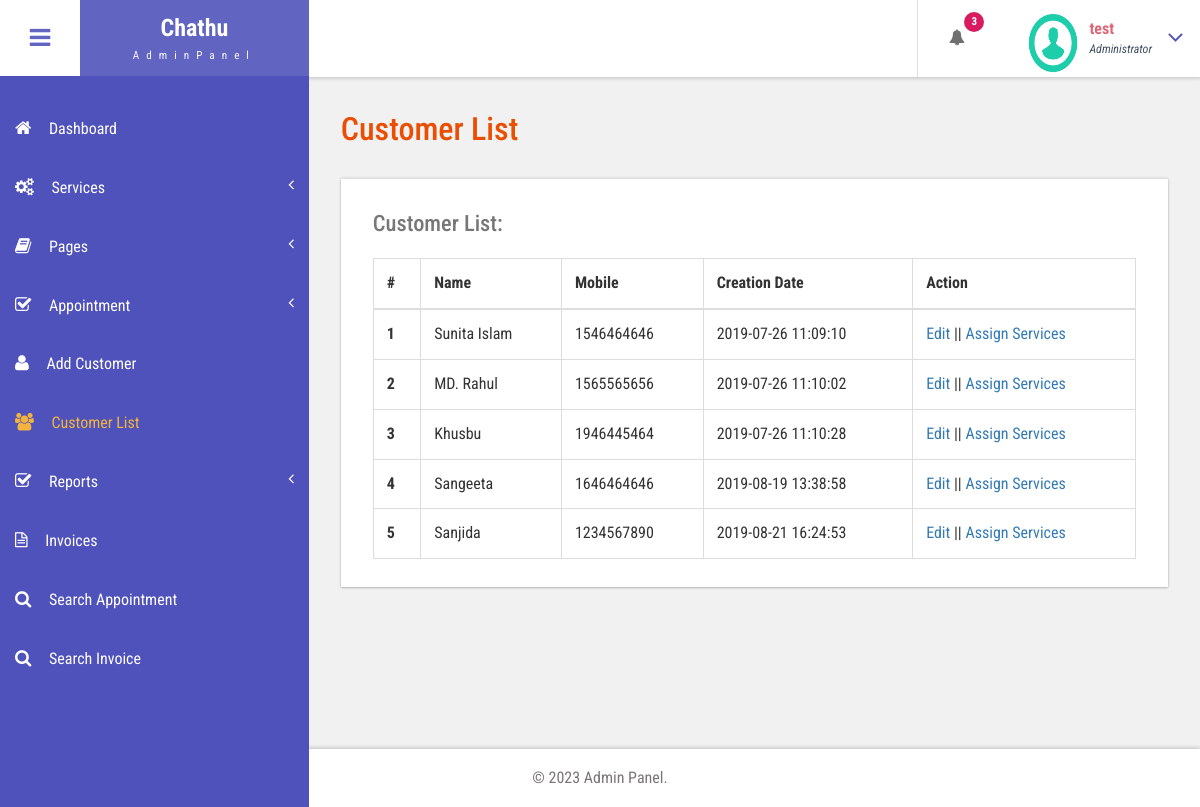
The app's page /admin/customer-list.php (signed in) with its own data.
### tables this page shows
CREATE TABLE `tblcustomers` (
  `ID` int(10) NOT NULL,
  `Name` varchar(120) DEFAULT NULL,
  `Email` varchar(200) DEFAULT NULL,
  `MobileNumber` bigint(11) DEFAULT NULL,
  `Gender` enum('Female','Male','Transgender') DEFAULT NULL,
  `Details` mediumtext,
  `CreationDate` timestamp NULL DEFAULT CURRENT_TIMESTAMP,
  `UpdationDate` timestamp NULL DEFAULT NULL ON UPDATE CURRENT_TIMESTAMP
);

### admin/customer-list.php (the view, shortened to what this page needs)
<?php
include('includes/dbconnection.php');
if (strlen($_SESSION['bpmsaid']==0)) {
  header('location:logout.php');
  } else{
  ?>
<!DOCTYPE HTML>
<html>
<head>
<link href="css/bootstrap.css" rel='stylesheet' type='text/css' />
<link href="css/style.css" rel='stylesheet' type='text/css' />
<link href="css/font-awesome.css" rel="stylesheet">
<link href="css/animate.css" rel="stylesheet" type="text/css" media="all">
<link href="css/custom.css" rel="stylesheet">
</head>
<body class="cbp-spmenu-push">
	<div class="main-content">
		 <?php include_once('includes/sidebar.php');?>
		 <?php include_once('includes/header.php');?>
		<div id="page-wrapper">
			<div class="main-page">
				<div class="tables">
					<h3 class="title1">Customer List</h3>
					<div class="table-responsive bs-example widget-shadow">
						<h4>Customer List:</h4>
						<table class="table table-bordered"> <thead> <tr> <th>#</th> <th>Name</th> <th>Mobile</th> <th>Creation Date</th><th>Action</th> </tr> </thead> <tbody>
<?php
$ret=mysqli_query($con,"select *from  tblcustomers");
$cnt=1;
while ($row=mysqli_fetch_array($ret)) {
?>
						 <tr> <th scope="row"><?php echo $cnt;?></th> <td><?php  echo $row['Name'];?></td> <td><?php  echo $row['MobileNumber'];?></td><td><?php  echo $row['CreationDate'];?></td> <td><a href="edit-customer-detailed.php?editid=<?php echo $row['ID'];?>">Edit</a>  ||  <a href="add-customer-services.php?addid=<?php echo $row['ID'];?>">Assign Services</a></td> </tr>   <?php
$cnt=$cnt+1;
}?></tbody> </table>
					</div>
				</div>
			</div>
		</div>
		 <?php include_once('includes/footer.php');?>
	</div>
</body>
</html>
<?php }  ?>

### admin/includes/header.php (shortened to what this page needs)
<div class="sticky-header header-section ">
      <div class="header-left">
        <button id="showLeftPush"><i class="fa fa-bars"></i></button>
        <div class="logo">
          <a href="index.html">
            <h1>Chathu</h1>
            <span>AdminPanel</span>
          </a>
        </div>
      </div>
      <div class="header-right">
        <div class="profile_details_left">
          <ul class="nofitications-dropdown">
            <?php
$ret1=mysqli_query($con,"select ID,Name from  tblappointment where Status=''");
$num=mysqli_num_rows($ret1);
?>
            <li class="dropdown head-dpdn">
              <a href="#" class="dropdown-toggle" data-toggle="dropdown" aria-expanded="false"><i class="fa fa-bell"></i><span class="badge blue"><?php echo $num;?></span></a>
            </li>
          </ul>
          <div class="clearfix"> </div>
        </div>
        <div class="profile_details">
        <?php
$adid=$_SESSION['bpmsaid'];
$ret=mysqli_query($con,"select AdminName from tbladmin where ID='$adid'");
$row=mysqli_fetch_array($ret);
$name=$row['AdminName'];
?>
          <ul>
            <li class="dropdown profile_details_drop">
              <a href="#" class="dropdown-toggle" data-toggle="dropdown" aria-expanded="false">
                <div class="profile_img">
                  <span class="prfil-img"><img src="images/download (1).png" alt="" width="50" height="60"> </span>
                  <div class="user-name">
                    <p><?php echo $name; ?></p>
                    <span>Administrator</span>
                  </div>
                  <i class="fa fa-angle-down lnr"></i>
                  <div class="clearfix"></div>
                </div>
              </a>
            </li>
          </ul>
        </div>
      </div>
      <div class="clearfix"> </div>
    </div>

### admin/css/style.css (style rules this page uses)
h4, h5, h6, h1, h2, h3 { margin: 0; }
ul, ol { margin: 0; }
p { margin: 0; }
html, body { font-family: 'Roboto Condensed', sans-serif; font-size: 100%; overflow-x: hidden; background: #fff; }
body a { transition: 0.5s all ease; -webkit-transition: 0.5s all ease; -moz-transition: 0.5s all ease; -o-transition: 0.5s all ease; -ms-transition: 0.5s all ease; text-decoration:none; }
h1,h2,h3,h4,h5,h6 { margin:0; }
p { margin:0; }
ul,label { margin:0; padding:0; }
.main-content { position: relative; }
.sticky-header { position: fixed; top: 0; left:0px; width: 100%; z-index: 100; }
.header-section { background:#FFF; box-shadow: 1px 1px 4px rgba(0, 0, 0, 0.21); -webkit-box-shadow: 1px 1px 4px rgba(0, 0, 0, 0.21); -moz-box-shadow: 1px 1px 4px rgba(0, 0, 0, 0.21); -o-box-shadow: 1px 1px 4px rgba(0, 0, 0, 0.21); }
.header-section::after { clear: both; display: block; content: ''; }
.header-left { float: left; width: 45%; }
.header-right { float: right; }
button#showLeftPush { font-size: 1.5em; width: 80px; padding: 0.87em 0; text-align: center; cursor: pointer; float: left; color: #6F6F6F; -moz-transition: all 0.2s ease-out 0s; -webkit-transition: all 0.2s ease-out 0s; transition: all 0.2s ease-out 0s; border: none; background-color: #fff; outline:none; }
.cbp-spmenu-push { overflow-x: hidden; position: relative; }
.cbp-spmenu, .cbp-spmenu-push { -webkit-transition: all 0.3s ease; -moz-transition: all 0.3s ease; transition: all 0.3s ease; }
.cbp-spmenu-push div#page-wrapper { margin: 0 0 0 19.3em; transition:.5s all; -webkit-transition:.5s all; -moz-transition:.5s all; }
.fa { display: inline-block; font-family: FontAwesome; font-style: normal; font-weight: normal; line-height: 1; -webkit-font-smoothing: antialiased; -moz-osx-font-smoothing: grayscale; }
.logo { background: #6164C1; text-align: center; float: left; }
.logo a { padding: 0.9em 3.3em .7em; display: block; text-decoration: none; }
.logo a h1 { color: #fff; font-size: 1.5em; line-height: 1.2em; font-weight: 700; }
.logo a span { color: #F8F8F8; font-size: .7em; text-align: center; letter-spacing: 7px; }
.profile_details_left { float: left; }
li.dropdown.head-dpdn { display: inline-block; padding: 1.7em 0; border-left: 1px solid #E0E0E0; float: left; }
li.dropdown.head-dpdn a.dropdown-toggle { padding: 1.7em 2em; }
i.fa.fa-bell { color:#6F6F6F; }
.header-right span.badge { font-size: 11px; font-weight: bold; color: #FFF; background: #8BC34A; line-height: 15px; width: 20px; height: 20px; border-radius: 2em; -webkit-border-radius: 2em; -moz-border-radius: 2em; -o-border-radius: 2em; text-align: center; display: inline-block; position: absolute; top: 16%; padding: 2px 0 0; }
.header-right span.blue { background-color:#D81B60; }
.profile_details { float: right; }
.profile_details_drop a.dropdown-toggle { display:block; padding: 0.8em 3em 0 2em; }
.profile_img span.prfil-img { float:left; }
.user-name { float:left; margin-top:8px; margin-left:11px; height:35px; }
.profile_details ul li { list-style-type:none; position:relative; }
.profile_details li a i.fa.lnr { position: absolute; top: 34%; right: 8%; color: #4F52BA; font-size: 1.6em; }
.user-name p { font-size:1em; color:#DD6777; line-height:1em; font-weight:700; }
.user-name span { font-size: .75em; font-style: italic; color: #424f63; font-weight: normal; margin-top: .3em; }
.widget-shadow { background-color: #fff; box-shadow: 0 -1px 3px rgba(0,0,0,.12),0 1px 2px rgba(0,0,0,.24); -webkit-box-shadow: 0 -1px 3px rgba(0,0,0,.12),0 1px 2px rgba(0,0,0,.24); -moz-box-shadow: 0 -1px 3px rgba(0,0,0,.12),0 1px 2px rgba(0,0,0,.24); }
h3.title1 { font-size: 2em; color: #e94e02; margin-bottom: 0.8em; }
.table > thead > tr > th, .table > tbody > tr > th, .table > tfoot > tr > th, .table > thead > tr > td, .table > tbody > tr > td, .table > tfoot > tr > td { border-top: none; }
.tables h4 { font-size: 1.4em; margin-bottom: 1em; color: #777777; }
.tables .panel-body ,.tables .bs-example { padding: 2em 2em 0.5em; }
.tables .table > thead > tr > th, .tables .table > tbody > tr > th, .tables .table > tfoot > tr > th, .tables .table > thead > tr > td, .tables .table > tbody > tr > td, .tables .table > tfoot > tr > td { padding: 13px; border-top: 1px solid #E0E0E0; }
.bs-example { margin-top: 2em; }

### admin/css/custom.css (style rules this page uses)
#page-wrapper { padding:7em 2em 2.5em; background-color: #F1F1F1; }

### records on screen
tblcustomers: Name "Sunita Islam", MobileNumber "1546464646", CreationDate "2019-07-26 11:09:10"
tblcustomers: Name "MD. Rahul", MobileNumber "1565565656", CreationDate "2019-07-26 11:10:02"
tblcustomers: Name "Khusbu", MobileNumber "1946445464", CreationDate "2019-07-26 11:10:28"
tblcustomers: Name "Sangeeta", MobileNumber "1646464646", CreationDate "2019-08-19 13:38:58"
tblcustomers: Name "Sanjida", MobileNumber "1234567890", CreationDate "2019-08-21 16:24:53"

### other values on screen
$num "3"
$name "test"
